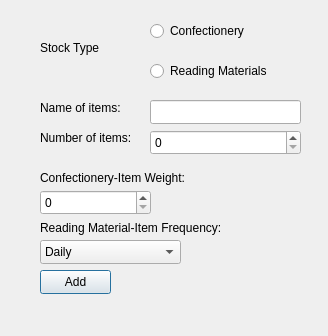
<?xml version="1.0" encoding="UTF-8"?>
<ui version="4.0">
 <class>inputdatawindow</class>
 <widget class="QDialog" name="inputdatawindow">
  <property name="geometry">
   <rect>
    <x>0</x>
    <y>0</y>
    <width>328</width>
    <height>336</height>
   </rect>
  </property>
  <property name="windowTitle">
   <string>Dialog</string>
  </property>
  <widget class="QLineEdit" name="itemLineEdit">
   <property name="geometry">
    <rect>
     <x>150</x>
     <y>100</y>
     <width>151</width>
     <height>24</height>
    </rect>
   </property>
  </widget>
  <widget class="QRadioButton" name="readingMaterialRadioButton">
   <property name="geometry">
    <rect>
     <x>150</x>
     <y>60</y>
     <width>121</width>
     <height>22</height>
    </rect>
   </property>
   <property name="text">
    <string>Reading Materials</string>
   </property>
  </widget>
  <widget class="QSpinBox" name="quantitySpinBox">
   <property name="geometry">
    <rect>
     <x>150</x>
     <y>130</y>
     <width>151</width>
     <height>25</height>
    </rect>
   </property>
  </widget>
  <widget class="QLabel" name="label_3">
   <property name="geometry">
    <rect>
     <x>40</x>
     <y>130</y>
     <width>101</width>
     <height>16</height>
    </rect>
   </property>
   <property name="text">
    <string>Number of items:</string>
   </property>
  </widget>
  <widget class="QComboBox" name="frequencyComboBox">
   <property name="geometry">
    <rect>
     <x>40</x>
     <y>240</y>
     <width>141</width>
     <height>24</height>
    </rect>
   </property>
   <item>
    <property name="text">
     <string>Daily</string>
    </property>
   </item>
   <item>
    <property name="text">
     <string>Weekly</string>
    </property>
   </item>
   <item>
    <property name="text">
     <string>Monthly</string>
    </property>
   </item>
  </widget>
  <widget class="QRadioButton" name="confectioneryRadioButton">
   <property name="geometry">
    <rect>
     <x>150</x>
     <y>20</y>
     <width>101</width>
     <height>22</height>
    </rect>
   </property>
   <property name="text">
    <string>Confectionery</string>
   </property>
  </widget>
  <widget class="QLabel" name="label_4">
   <property name="geometry">
    <rect>
     <x>40</x>
     <y>170</y>
     <width>151</width>
     <height>16</height>
    </rect>
   </property>
   <property name="text">
    <string>Confectionery-Item Weight:</string>
   </property>
  </widget>
  <widget class="QSpinBox" name="weightSpinBox">
   <property name="geometry">
    <rect>
     <x>40</x>
     <y>190</y>
     <width>111</width>
     <height>25</height>
    </rect>
   </property>
  </widget>
  <widget class="QPushButton" name="acceptButton">
   <property name="geometry">
    <rect>
     <x>40</x>
     <y>270</y>
     <width>71</width>
     <height>24</height>
    </rect>
   </property>
   <property name="text">
    <string>Add</string>
   </property>
  </widget>
  <widget class="QLabel" name="label_5">
   <property name="geometry">
    <rect>
     <x>40</x>
     <y>220</y>
     <width>181</width>
     <height>16</height>
    </rect>
   </property>
   <property name="text">
    <string>Reading Material-Item Frequency:</string>
   </property>
  </widget>
  <widget class="QLabel" name="label_2">
   <property name="geometry">
    <rect>
     <x>40</x>
     <y>100</y>
     <width>101</width>
     <height>16</height>
    </rect>
   </property>
   <property name="text">
    <string>Name of items:</string>
   </property>
  </widget>
  <widget class="QLabel" name="label">
   <property name="geometry">
    <rect>
     <x>40</x>
     <y>40</y>
     <width>61</width>
     <height>16</height>
    </rect>
   </property>
   <property name="text">
    <string>Stock Type</string>
   </property>
  </widget>
 </widget>
 <resources/>
 <connections/>
</ui>
